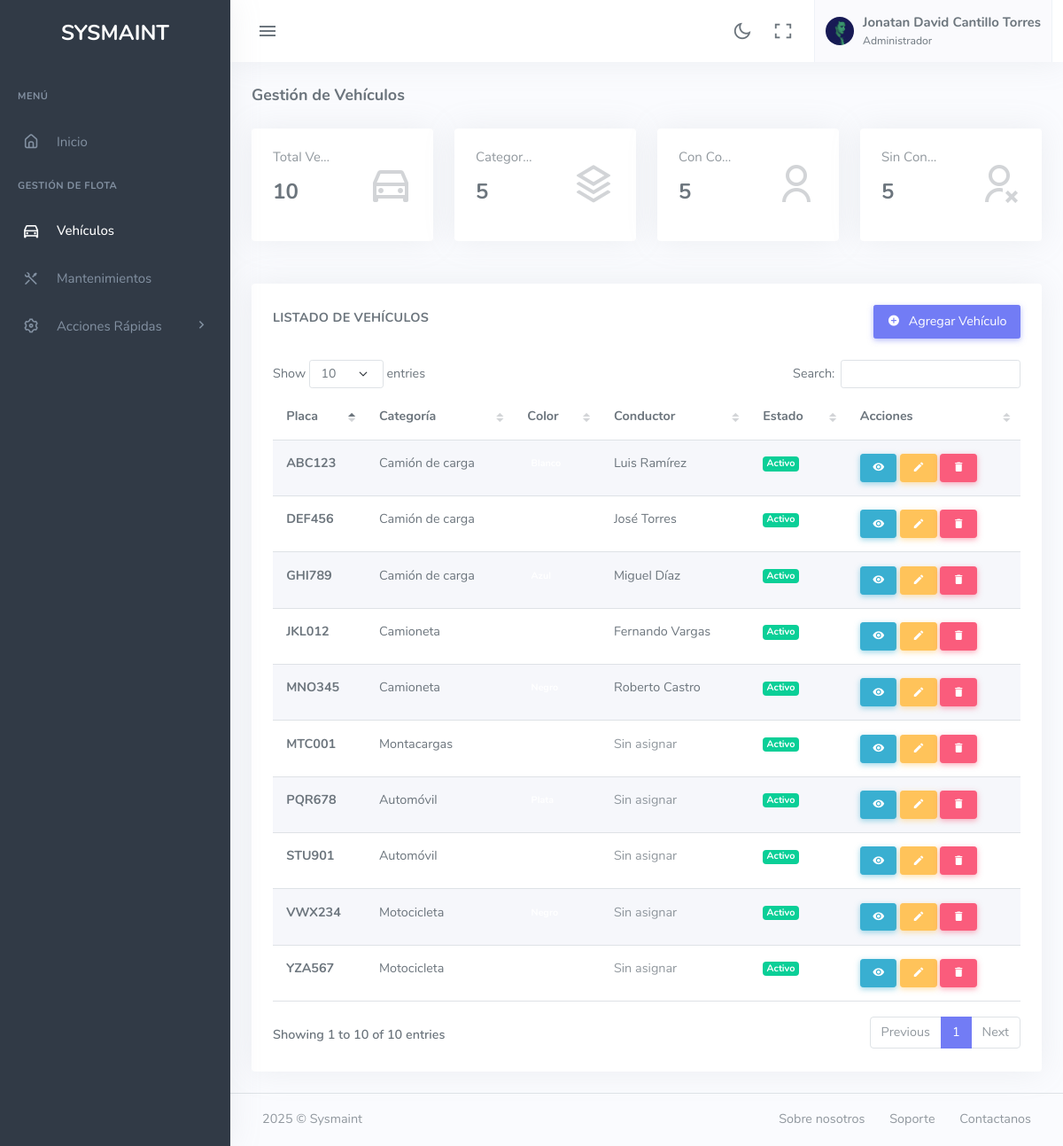
The app's page /vehiculos.php (signed in) with its own data.
### tables this page shows
CREATE TABLE vehiculos (
    id INT AUTO_INCREMENT PRIMARY KEY,
    id_empresa INT NOT NULL,
    placa VARCHAR(20) NOT NULL UNIQUE,
    color VARCHAR(50),
    id_categoria INT NOT NULL,
    id_conductor INT,  
    imagenes JSON,  
    descripcion TEXT,
    estado TINYINT(1) DEFAULT 1,
    created_at TIMESTAMP DEFAULT CURRENT_TIMESTAMP,
    updated_at TIMESTAMP DEFAULT CURRENT_TIMESTAMP ON UPDATE CURRENT_TIMESTAMP,
    FOREIGN KEY (id_empresa) REFERENCES empresas(id),
    FOREIGN KEY (id_categoria) REFERENCES categorias_vehiculos(id),
    FOREIGN KEY (id_conductor) REFERENCES usuarios(id)
);

CREATE TABLE categorias_vehiculos (
    id INT AUTO_INCREMENT PRIMARY KEY,
    nombre VARCHAR(100) NOT NULL,
    descripcion TEXT,
    estado TINYINT(1) DEFAULT 1,
    created_at TIMESTAMP DEFAULT CURRENT_TIMESTAMP,
    updated_at TIMESTAMP DEFAULT CURRENT_TIMESTAMP ON UPDATE CURRENT_TIMESTAMP
);

CREATE TABLE usuarios (
    id INT AUTO_INCREMENT PRIMARY KEY,
    id_empresa INT NOT NULL,
    code_cc VARCHAR(20) NOT NULL,  
    first_name VARCHAR(100) NOT NULL,
    last_name VARCHAR(100) NOT NULL,
    email VARCHAR(255) NOT NULL UNIQUE,
    password VARCHAR(255) NOT NULL,
    phone VARCHAR(20),
    direccion TEXT,
    rol VARCHAR(50) NOT NULL,  
    imagen_perfil VARCHAR(255),
    estado TINYINT(1) DEFAULT 1,
    created_at TIMESTAMP DEFAULT CURRENT_TIMESTAMP,
    updated_at TIMESTAMP DEFAULT CURRENT_TIMESTAMP ON UPDATE CURRENT_TIMESTAMP,
    FOREIGN KEY (id_empresa) REFERENCES empresas(id),
    FOREIGN KEY (rol) REFERENCES roles(nombre)
);

### vehiculos.php (the view, shortened to what the rows shown need)
<?php
require_once 'includes/Class-vehiculos.php';
$id_empresa = $_SESSION['user_empresa_id'] ?? null;
$Vehiculo_class = new Vehiculo();
$vehiculos = $Vehiculo_class->obtenerVehiculos($id_empresa);
?>
<!DOCTYPE html>
<html lang="es">
<head>
    <link href="assets/vendor/datatables.net-bs5/css/dataTables.bootstrap5.min.css" rel="stylesheet" type="text/css" />
    <link href="assets/vendor/datatables.net-responsive-bs5/css/responsive.bootstrap5.min.css" rel="stylesheet" type="text/css" />
    <link href="assets/css/app-saas.min.css" rel="stylesheet" type="text/css" id="app-style" />
    <link href="assets/css/icons.min.css" rel="stylesheet" type="text/css" />
</head>
<body>
    <div class="wrapper">
        <div class="content-page">
            <div class="content">
                <div class="container-fluid">
                    <div class="row">
                        <div class="col-12">
                            <div class="card">
                                <div class="card-body">
                                    <div class="table-responsive">
                                        <table id="vehiculos-table" class="table table-striped dt-responsive nowrap w-100">
                                            <thead>
                                                <tr>
                                                    <th>Placa</th>
                                                    <th>Categoría</th>
                                                    <th>Color</th>
                                                    <th>Conductor</th>
                                                    <th>Estado</th>
                                                    <th>Acciones</th>
                                                </tr>
                                            </thead>
                                            <tbody>
                                                <?php foreach ($vehiculos as $vehiculo): ?>
                                                <tr>
                                                    <td><strong><?php echo htmlspecialchars($vehiculo['placa']); ?></strong></td>
                                                    <td><?php echo htmlspecialchars($vehiculo['categoria_nombre'] ?? 'Sin categoría'); ?></td>
                                                    <td>
                                                        <span class="badge" style="background-color: <?php echo htmlspecialchars($vehiculo['color'] ?? '#6c757d'); ?>;">
                                                        </span>
                                                    </td>
                                                    <td>
                                                        <?php
                                                        if ($vehiculo['conductor_nombre']) {
                                                            echo htmlspecialchars($vehiculo['conductor_nombre'] . ' ' . $vehiculo['conductor_apellido']);
                                                        } else {
                                                            echo '<span class="text-muted">Sin asignar</span>';
                                                        }
                                                        ?>
                                                    </td>
                                                    <td>
                                                        <?php if ($vehiculo['estado'] == 1): ?>
                                                            <span class="badge bg-success">Activo</span>
                                                        <?php else: ?>
                                                            <span class="badge bg-danger">Inactivo</span>
                                                        <?php endif; ?>
                                                    </td>
                                                    <td>
                                                        <a href="vehiculo-detalle.php?id=<?php echo $vehiculo['id']; ?>"
                                                           class="btn btn-sm btn-info" title="Ver detalles">
                                                            <i class="mdi mdi-eye"></i>
                                                        </a>
                                                        <a href="update-vehiculos.php?id=<?php echo $vehiculo['id']; ?>"
                                                           class="btn btn-sm btn-warning" title="Editar">
                                                            <i class="mdi mdi-pencil"></i>
                                                        </a>
                                                        <button onclick="eliminarVehiculo(<?php echo $vehiculo['id']; ?>)"
                                                                class="btn btn-sm btn-danger" title="Eliminar">
                                                            <i class="mdi mdi-delete"></i>
                                                        </button>
                                                    </td>
                                                </tr>
                                                <?php endforeach; ?>
                                            </tbody>
                                        </table>
                                    </div>
                                </div>
                            </div>
                        </div>
                    </div>
                </div>
            </div>
        </div>
    </div>
</body>
</html>

### records on screen
vehiculos: placa "ABC123", id_categoria.nombre "Camión de carga", id_conductor.last_name "Luis Ramírez", estado "Activo"
vehiculos: placa "DEF456", id_categoria.nombre "Camión de carga", id_conductor.last_name "José Torres", estado "Activo"
vehiculos: placa "GHI789", id_categoria.nombre "Camión de carga", id_conductor.last_name "Miguel Díaz", estado "Activo"
vehiculos: placa "JKL012", id_categoria.nombre "Camioneta", id_conductor.last_name "Fernando Vargas", estado "Activo"
vehiculos: placa "MNO345", id_categoria.nombre "Camioneta", id_conductor.last_name "Roberto Castro", estado "Activo"
vehiculos: placa "PQR678", id_categoria.nombre "Automóvil", shows "Sin asignar", estado "Activo"
vehiculos: placa "STU901", id_categoria.nombre "Automóvil", shows "Sin asignar", estado "Activo"
vehiculos: placa "VWX234", id_categoria.nombre "Motocicleta", shows "Sin asignar", estado "Activo"
vehiculos: placa "YZA567", id_categoria.nombre "Motocicleta", shows "Sin asignar", estado "Activo"
vehiculos: placa "MTC001", id_categoria.nombre "Montacargas", shows "Sin asignar", estado "Activo"

### other values on screen
$_SESSION['user_first_name'] "Jonatan David"
$_SESSION['user_last_name'] "Cantillo Torres"
$_SESSION['user_rol_nombre'] "Administrador"
$estadisticas['total_vehiculos'] "10"
$estadisticas['total_categorias'] "5"
$estadisticas['con_conductor'] "5"
$estadisticas['sin_conductor'] "5"
